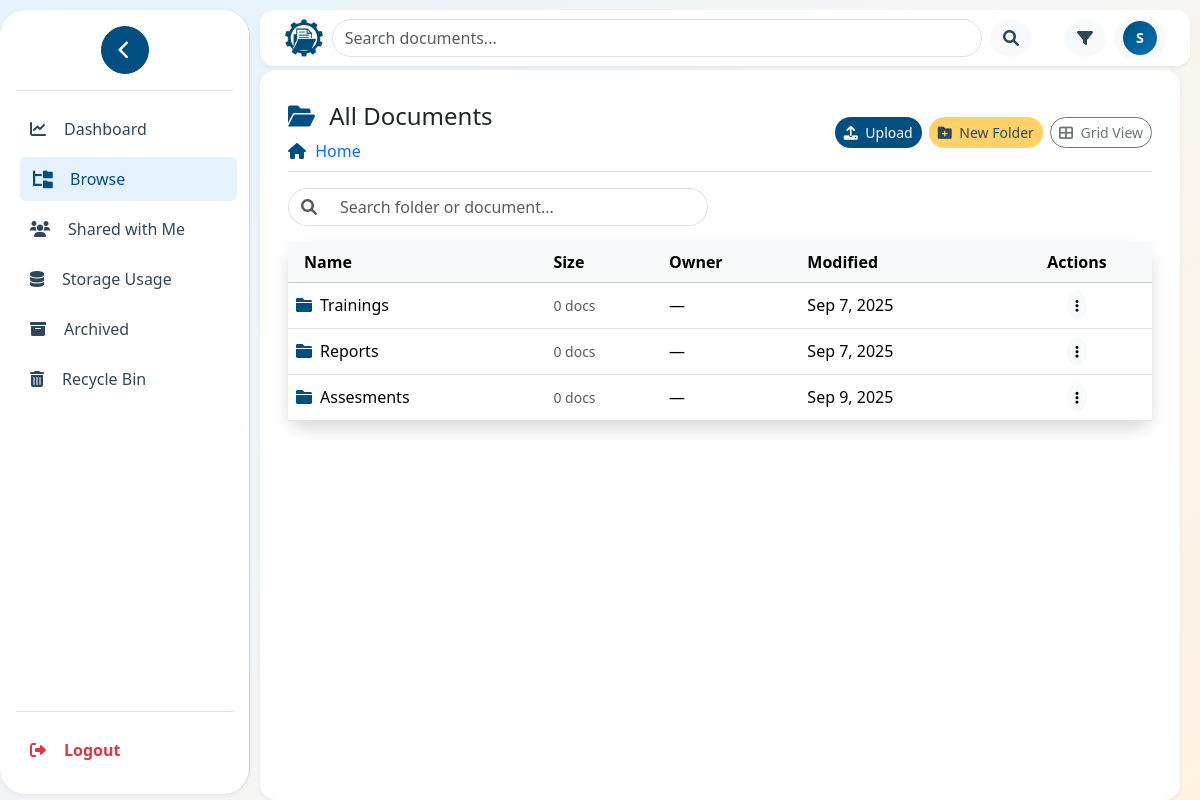
/documents/browse.php (signed in), run on an earlier commit of the app's database.
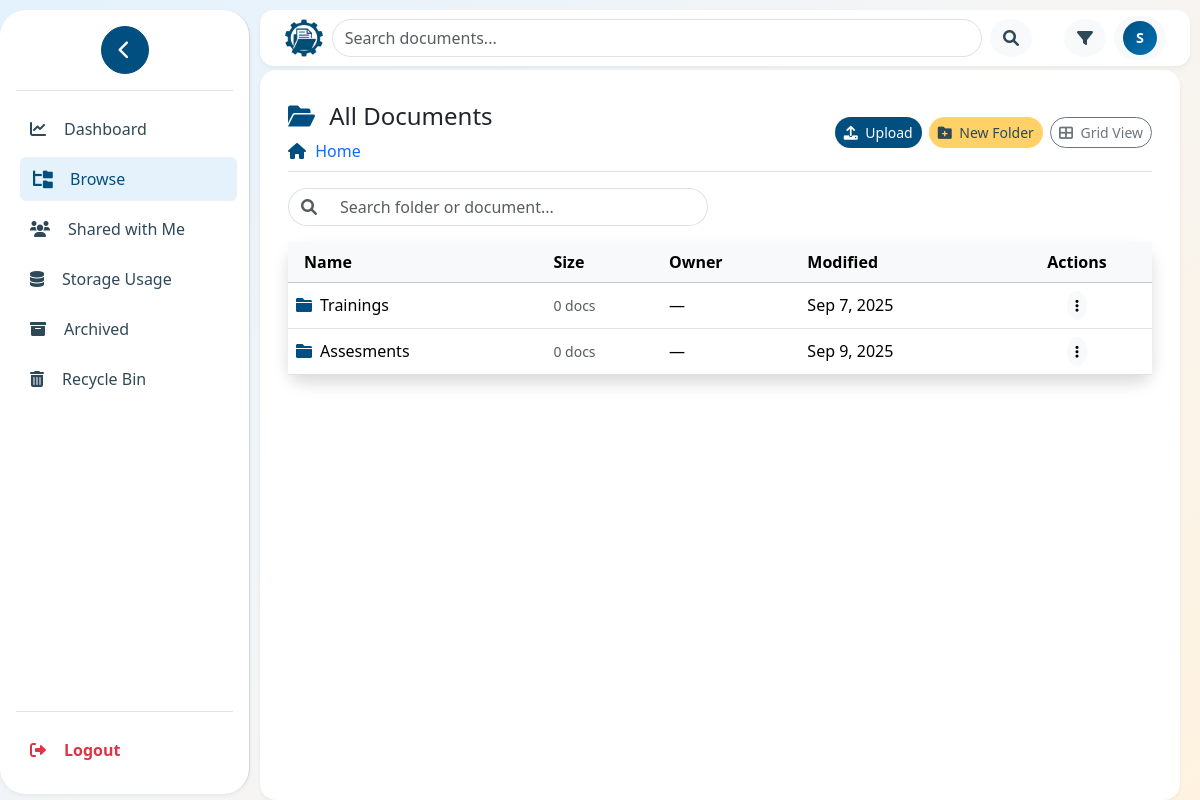
And on a later commit of the database.
### tables this page shows
CREATE TABLE `folders` (
  `id` int(11) NOT NULL,
  `name` varchar(255) NOT NULL,
  `description` text DEFAULT NULL,
  `color` varchar(20) DEFAULT '#007bff',
  `parent_id` int(11) DEFAULT NULL,
  `level` int(11) DEFAULT 0,
  `sort_order` int(11) DEFAULT 0,
  `created_by` int(11) DEFAULT NULL,
  `created_at` datetime DEFAULT current_timestamp()
);

### api/api_browse.php (called while the page is built, shortened)
<?php
require_once '../includes/auth_check.php';
$current_folder_id = $_GET['folder'] ?? null;
$current_folder = null;
$subfolders = $db->query("
    SELECT f.*, COUNT(DISTINCT d.id) as document_count,
           (SELECT COUNT(*) FROM folders WHERE parent_id = f.id) as subfolder_count
    FROM folders f
    LEFT JOIN documents d ON f.id = d.folder_id AND (d.is_deleted IS NULL OR d.is_deleted = 0)
    WHERE f.parent_id " . ($current_folder_id ? "= " . (int)$current_folder_id : "IS NULL") . "
    GROUP BY f.id
    ORDER BY f.sort_order, f.name
")->fetchAll();
?>

### includes/auth_check.php (called while the page is built, shortened)
<?php
function isAdmin() {
    return isset($_SESSION['user_role']) &&
           in_array($_SESSION['user_role'], ['admin', 'superadmin'], true);
}
?>

### documents/browse.php (the view, shortened to what this page needs)
<?php
include '../api/api_browse.php';
include '../includes/header.php';
$view = $_GET['view'] ?? 'list';
?>
<div class="container-fluid">
    <div class="pt-3 pb-2 mb-3 border-bottom d-flex justify-content-between align-items-center flex-wrap">
        <div>
            <h1 class="h4 mb-0">
                <i class="fas fa-folder-open me-2" style="color: #004F80;"></i>
                <?php echo $current_folder ? htmlspecialchars($current_folder['name']) : 'All Documents'; ?>
            </h1>
            <nav aria-label="breadcrumb" class="mt-2">
                <ol class="breadcrumb mb-0">
                    <li class="breadcrumb-item">
                        <a href="browse.php" style="text-decoration:none;">
                            <i class="fas fa-home" style="color:#004F80;margin-right:5px;"></i> Home
                        </a>
                    </li>
                </ol>
            </nav>
        </div>
        <div class="btn-toolbar gap-2">
            <div class="btn-group">
                <button class="btn btn-sm rounded-pill me-2" style="background-color:#004F80;color:white;" data-bs-toggle="modal" data-bs-target="#uploadModal">
                    <i class="fas fa-upload me-1"></i> Upload
                </button>
                <?php if (isAdmin()): ?>
                    <button class="btn btn-sm rounded-pill me-2" style="background-color:#FFD166;color:#2F4858;" data-bs-toggle="modal" data-bs-target="#createFolderModal">
                        <i class="fas fa-folder-plus me-1"></i> New Folder
                    </button>
                <?php endif; ?>
                <button id="toggleViewBtn" class="btn btn-sm btn-outline-secondary rounded-pill">
                </button>
            </div>
        </div>
    </div>
    <div class="row mb-3">
        <div class="col-md-6">
            <div class="input-group">
                <span class="input-group-text bg-white border-end-0 rounded-start-pill">
                    <i class="fas fa-search text-muted"></i>
                </span>
                <input type="text" id="folderSearch" class="form-control border-start-0 rounded-end-pill" placeholder="Search folder or document...">
            </div>
        </div>
    </div>
    <div id="listView" class="<?php echo $view === 'grid' ? 'd-none' : ''; ?>">
        <?php if (!empty($subfolders) || !empty($documents)): ?>
            <div class="mt-3 shadow rounded-4 border-0">
                <table class="table table-hover align-middle mb-0">
                    <thead class="table-light">
                        <tr>
                            <th class="ps-3">Name</th>
                            <th>Size</th>
                            <th>Owner</th>
                            <th>Modified</th>
                            <th class="text-center">Actions</th>
                        </tr>
                    </thead>
                    <tbody>
                        <?php foreach ($subfolders as $folder): ?>
                            <tr ondblclick="window.location.href='browse.php?folder=<?= $folder['id'] ?>'" style="cursor:pointer;">
                                <td><i class="fas fa-folder me-2" style="color:<?= $folder['color'] ?>"></i><?= htmlspecialchars($folder['name']) ?></td>
                                <td><small class="text-muted"><?= ($folder['document_count'] ?? 0) ?> docs</small></td>
                                <td><?= htmlspecialchars($folder['owner'] ?? '—') ?></td>
                                <td><?= date('M j, Y', strtotime($folder['created_at'])) ?></td>
                                <td class="text-center">
                                <?php if (isAdmin()): ?>
                                    <div class="dropdown">
                                        <button class="btn btn-light btn-sm rounded-circle" type="button" data-bs-toggle="dropdown" style="border:none;">
                                            <i class="fas fa-ellipsis-v"></i>
                                        </button>
                                    </div>
                                <?php endif; ?>
                            </td>
                        </tr>
                        <?php endforeach; ?>
                    </tbody>
                </table>
            </div>
        <?php endif; ?>
    </div>
</div>

What changed in the data, as far as the page shows it:
removed folders: name "Reports", document_count "0", owner "—", created_at "Sep 7, 2025"
